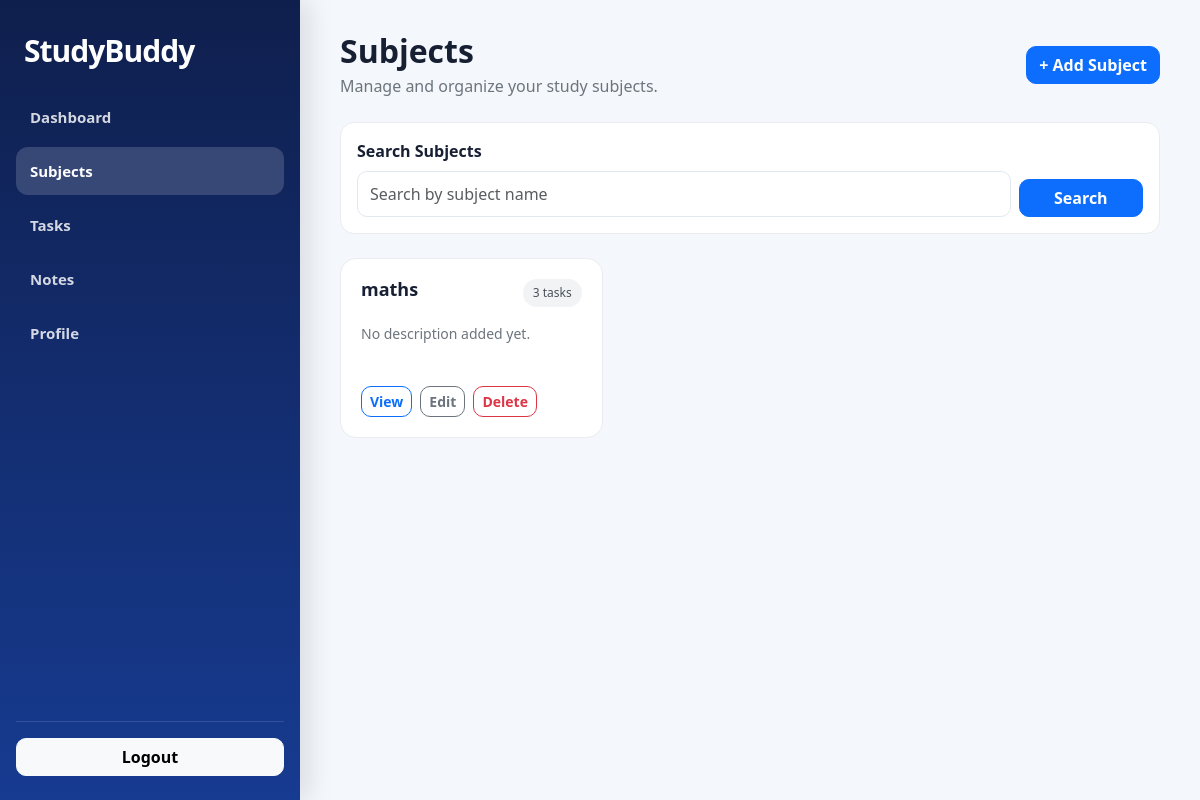
The app's page /subjects/ (signed in) with its own data.
### tasks/models.py (models this page shows, shortened)
class Subject(models.Model):
    user = models.ForeignKey(
        settings.AUTH_USER_MODEL,
        on_delete=models.CASCADE,
        related_name='subjects'
    )
    name = models.CharField(
        max_length=100
    )
    description = models.TextField(
        blank=True,
        default=''
    )
    created_at = models.DateTimeField(
        auto_now_add=True
    )
    updated_at = models.DateTimeField(
        auto_now=True
    )
    class Meta:
        ordering = ['name']

### tasks/views.py (the view)
@login_required
def subject_list(request):
    queryset = Subject.objects.filter(
        user=request.user
    ).order_by(
        '-updated_at'
    )
    search = request.GET.get(
        'q',
        ''
    ).strip()
    if search:
        queryset = queryset.filter(
            name__icontains=search
        )
    return render(
        request,
        'subjects/subject_list.html',
        {
            'subjects': queryset,
            'q': search
        }
    )

### templates/subjects/subject_list.html (shortened to what this page needs)
{% extends 'base.html' %}
{% block content %}
<div class="subject-header">
    <div class="d-flex flex-column flex-md-row justify-content-between align-items-md-center gap-3">
        <div>
            <h2>Subjects</h2>
            <p>Manage and organize your study subjects.</p>
        </div>
        <a href="{% url 'subject_create' %}" class="btn btn-primary">
            + Add Subject
        </a>
    </div>
</div>
<div class="search-card">
    <form method="get">
        <div class="row g-2 align-items-end">
            <div class="col-12 col-md-10">
                <label for="subjectSearch" class="form-label fw-semibold">
                    Search Subjects
                </label>
                <input
                    type="text"
                    id="subjectSearch"
                    name="q"
                    value="{{ q }}"
                    class="form-control"
                    placeholder="Search by subject name"
                >
            </div>
            <div class="col-12 col-md-2">
                <button type="submit" class="btn btn-primary w-100">
                    Search
                </button>
            </div>
        </div>
    </form>
</div>
<div class="row g-3">
    {% for subject in subjects %}
        <div class="col-12 col-md-6 col-xl-4">
            <div class="subject-card">
                <div class="d-flex justify-content-between align-items-start gap-2 mb-3">
                    <h5 class="subject-title">
                        {{ subject.name }}
                    </h5>
                    <span class="task-count">
                        {{ subject.tasks.count }} task{{ subject.tasks.count|pluralize }}
                    </span>
                </div>
                <p class="subject-description">
                    {% if subject.description %}
                        {{ subject.description }}
                    {% else %}
                        No description added yet.
                    {% endif %}
                </p>
                <div class="subject-actions">
                    <a
                        href="{% url 'subject_detail' subject.pk %}"
                        class="btn btn-sm btn-outline-primary"
                    >
                        View
                    </a>
                    <a
                        href="{% url 'subject_edit' subject.pk %}"
                        class="btn btn-sm btn-outline-secondary"
                    >
                        Edit
                    </a>
                    <a
                        href="{% url 'subject_delete' subject.pk %}"
                        class="btn btn-sm btn-outline-danger"
                    >
                        Delete
                    </a>
                </div>
            </div>
        </div>
    {% endfor %}
</div>
{% endblock %}

### templates/base.html (style rules this page uses)
:root { --primary: #2563eb; --primary-dark: #1d4ed8; --background: #f4f7fb; --white: #ffffff; --text: #172033; --muted: #64748b; --border: #e2e8f0; --sidebar-width: 300px; --radius: 16px; --shadow: 0 10px 30px rgba(15, 23, 42, 0.08); }
* { box-sizing: border-box; }
html, body { width: 100%; min-height: 100%; margin: 0; padding: 0; overflow-x: hidden; }
body { font-family: "Segoe UI", Arial, sans-serif; background: var(--background); color: var(--text); }
a { text-decoration: none; }
.btn { border-radius: 10px; font-weight: 600; }
.form-control, .form-select, textarea { width: 100%; max-width: 100%; border: 1px solid var(--border); border-radius: 10px; padding: 10px 12px; }
.form-label { font-weight: 600; }

### templates/subjects/subject_list.html (style rules this page uses)
.subject-header { margin-bottom: 24px; }
.subject-header h2 { font-weight: 700; margin-bottom: 4px; }
.subject-header p { margin: 0; color: #6c757d; }
.search-card { border: 1px solid #e9ecef; border-radius: 14px; padding: 16px; margin-bottom: 24px; background: #fff; }
.subject-card { border: 1px solid #e9ecef; border-radius: 16px; padding: 20px; height: 100%; background: #fff; transition: transform 0.2s ease, box-shadow 0.2s ease; }
.subject-title { font-size: 18px; font-weight: 600; margin: 0; word-break: break-word; }
.task-count { background: #f1f3f5; color: #495057; border-radius: 20px; padding: 5px 10px; font-size: 12px; white-space: nowrap; }
.subject-description { color: #6c757d; font-size: 14px; line-height: 1.6; min-height: 45px; margin-bottom: 18px; }
.subject-actions { display: flex; gap: 8px; flex-wrap: wrap; }

### records on screen
Subject: name "maths", tasks.count "3", description "No description added yet."
